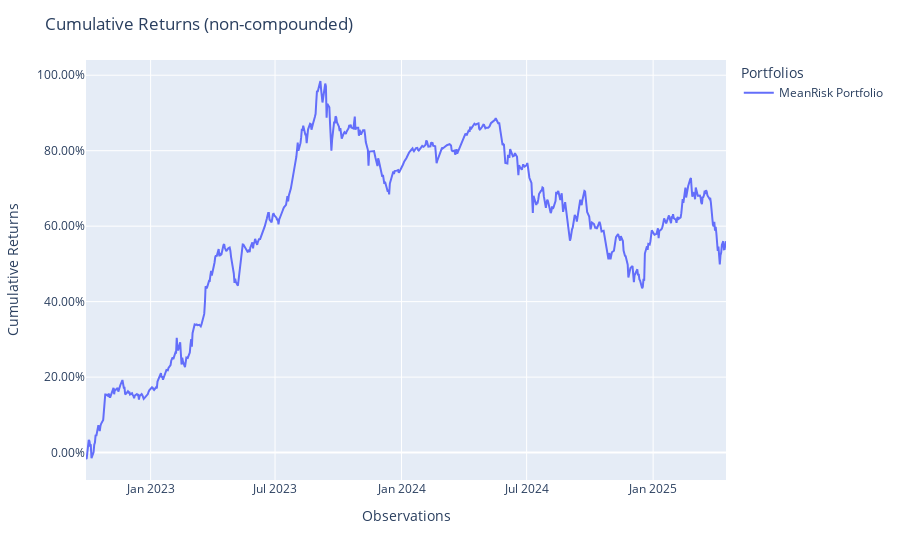
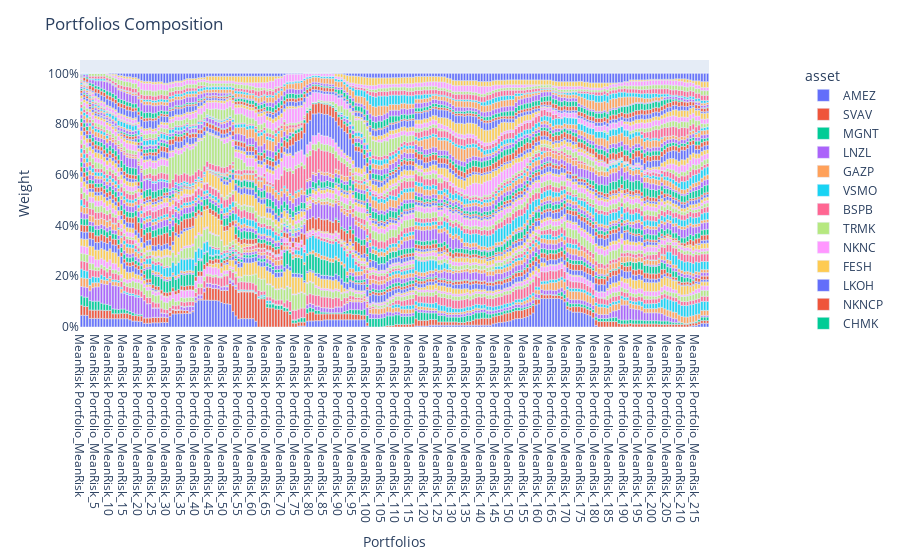

The notebook cell saved with these charts, in order:
### Code cell
# Общие параметры
#Best parameters: {'l1_coef': 1.132971953693404e-05, 'l2_coef': 1.4258748847106347e-05, 'holding_period': 6, 'fitting_period': 95}
common_params = {
    'transaction_costs': transaction_costs,
    #'l1_coef': 0.0023162754506576176,
    'l2_coef': 0.09764064961117494
}

# Параметры для MeanRisk
mean_risk_params = {
    **common_params,
    'objective_function': ObjectiveFunction.MAXIMIZE_RETURN
}

# Запуск MeanRisk стратегии
mean_risk_portfolio, _ = run_dynamic_strategy(
    X_test=X_test,
    X_train=X_train,
    transaction_costs=transaction_costs,
    model_class=MeanRisk,
    model_params=mean_risk_params,
    holding_period=3, fitting_period=64,
    portfolio_name="MeanRisk Portfolio"
)

# Запуск MaximumDiversification стратегии
max_div_portfolio, _ = run_dynamic_strategy(
    X_test=X_test,
    X_train=X_train,
    transaction_costs=transaction_costs,
    model_class=MaximumDiversification,
    model_params=common_params,
    holding_period=3, fitting_period=64,
    portfolio_name="MaxDiversification Portfolio"
)

### Figure 1 — Plotly figure (JSON) as saved in the notebook; plotly's stock layout.template omitted (floating-point values rounded to 4 significant figures; data arrays with more than 128 entries replaced by an {"elided": "..."} marker saying what was removed)
{"data": [{"hovertemplate": "variable=MeanRisk Portfolio<br>index=%{x}<br>value=%{y}<extra></extra>", "legendgroup": "MeanRisk Portfolio", "line": {"color": "#636efa", "dash": "solid"}, "marker": {"symbol": "circle"}, "mode": "lines", "name": "MeanRisk Portfolio", "orientation": "v", "showlegend": true, "type": "scatter", "x": {"elided": "660 str values"}, "xaxis": "x", "y": {"elided": "660 float values"}, "yaxis": "y"}], "layout": {"legend": {"title": {"text": "Portfolios"}, "tracegroupgap": 0}, "margin": {"t": 60}, "title": {"text": "Cumulative Returns (non-compounded)"}, "xaxis": {"anchor": "y", "domain": [0, 1], "title": {"text": "Observations"}}, "yaxis": {"anchor": "x", "domain": [0, 1], "tickformat": ".2%", "title": {"text": "Cumulative Returns"}}}}

### Figure 2 — Plotly figure (JSON) as saved in the notebook; plotly's stock layout.template omitted (floating-point values rounded to 4 significant figures; data arrays with more than 128 entries replaced by an {"elided": "..."} marker saying what was removed)
{"data": [{"alignmentgroup": "True", "hovertemplate": "asset=AMEZ<br>index=%{x}<br>value=%{y}<extra></extra>", "legendgroup": "AMEZ", "marker": {"color": "#636efa", "pattern": {"shape": ""}}, "name": "AMEZ", "offsetgroup": "AMEZ", "orientation": "v", "showlegend": true, "textposition": "auto", "type": "bar", "x": {"elided": "220 str values"}, "xaxis": "x", "y": {"elided": "220 float values"}, "yaxis": "y"}, {"alignmentgroup": "True", "hovertemplate": "asset=SVAV<br>index=%{x}<br>value=%{y}<extra></extra>", "legendgroup": "SVAV", "marker": {"color": "#EF553B", "pattern": {"shape": ""}}, "name": "SVAV", "offsetgroup": "SVAV", "orientation": "v", "showlegend": true, "textposition": "auto", "type": "bar", "x": {"elided": "220 str values"}, "xaxis": "x", "y": {"elided": "220 float values"}, "yaxis": "y"}, {"alignmentgroup": "True", "hovertemplate": "asset=MGNT<br>index=%{x}<br>value=%{y}<extra></extra>", "legendgroup": "MGNT", "marker": {"color": "#00cc96", "pattern": {"shape": ""}}, "name": "MGNT", "offsetgroup": "MGNT", "orientation": "v", "showlegend": true, "textposition": "auto", "type": "bar", "x": {"elided": "220 str values"}, "xaxis": "x", "y": {"elided": "220 float values"}, "yaxis": "y"}, {"alignmentgroup": "True", "hovertemplate": "asset=LNZL<br>index=%{x}<br>value=%{y}<extra></extra>", "legendgroup": "LNZL", "marker": {"color": "#ab63fa", "pattern": {"shape": ""}}, "name": "LNZL", "offsetgroup": "LNZL", "orientation": "v", "showlegend": true, "textposition": "auto", "type": "bar", "x": {"elided": "220 str values"}, "xaxis": "x", "y": {"elided": "220 float values"}, "yaxis": "y"}, {"alignmentgroup": "True", "hovertemplate": "asset=GAZP<br>index=%{x}<br>value=%{y}<extra></extra>", "legendgroup": "GAZP", "marker": {"color": "#FFA15A", "pattern": {"shape": ""}}, "name": "GAZP", "offsetgroup": "GAZP", "orientation": "v", "showlegend": true, "textposition": "auto", "type": "bar", "x": {"elided": "220 str values"}, "xaxis": "x", "y": {"elided": "220 float values"}, "yaxis": "y"}, {"alignmentgroup": "True", "hovertemplate": "asset=VSMO<br>index=%{x}<br>value=%{y}<extra></extra>", "legendgroup": "VSMO", "marker": {"color": "#19d3f3", "pattern": {"shape": ""}}, "name": "VSMO", "offsetgroup": "VSMO", "orientation": "v", "showlegend": true, "textposition": "auto", "type": "bar", "x": {"elided": "220 str values"}, "xaxis": "x", "y": {"elided": "220 float values"}, "yaxis": "y"}, {"alignmentgroup": "True", "hovertemplate": "asset=BSPB<br>index=%{x}<br>value=%{y}<extra></extra>", "legendgroup": "BSPB", "marker": {"color": "#FF6692", "pattern": {"shape": ""}}, "name": "BSPB", "offsetgroup": "BSPB", "orientation": "v", "showlegend": true, "textposition": "auto", "type": "bar", "x": {"elided": "220 str values"}, "xaxis": "x", "y": {"elided": "220 float values"}, "yaxis": "y"}, {"alignmentgroup": "True", "hovertemplate": "asset=TRMK<br>index=%{x}<br>value=%{y}<extra></extra>", "legendgroup": "TRMK", "marker": {"color": "#B6E880", "pattern": {"shape": ""}}, "name": "TRMK", "offsetgroup": "TRMK", "orientation": "v", "showlegend": true, "textposition": "auto", "type": "bar", "x": {"elided": "220 str values"}, "xaxis": "x", "y": {"elided": "220 float values"}, "yaxis": "y"}, {"alignmentgroup": "True", "hovertemplate": "asset=NKNC<br>index=%{x}<br>value=%{y}<extra></extra>", "legendgroup": "NKNC", "marker": {"color": "#FF97FF", "pattern": {"shape": ""}}, "name": "NKNC", "offsetgroup": "NKNC", "orientation": "v", "showlegend": true, "textposition": "auto", "type": "bar", "x": {"elided": "220 str values"}, "xaxis": "x", "y": {"elided": "220 float values"}, "yaxis": "y"}, {"alignmentgroup": "True", "hovertemplate": "asset=FESH<br>index=%{x}<br>value=%{y}<extra></extra>", "legendgroup": "FESH", "marker": {"color": "#FECB52", "pattern": {"shape": ""}}, "name": "FESH", "offsetgroup": "FESH", "orientation": "v", "showlegend": true, "textposition": "auto", "type": "bar", "x": {"elided": "220 str values"}, "xaxis": "x", "y": {"elided": "220 float values"}, "yaxis": "y"}, {"alignmentgroup": "True", "hovertemplate": "asset=LKOH<br>index=%{x}<br>value=%{y}<extra></extra>", "legendgroup": "LKOH", "marker": {"color": "#636efa", "pattern": {"shape": ""}}, "name": "LKOH", "offsetgroup": "LKOH", "orientation": "v", "showlegend": true, "textposition": "auto", "type": "bar", "x": {"elided": "220 str values"}, "xaxis": "x", "y": {"elided": "220 float values"}, "yaxis": "y"}, {"alignmentgroup": "True", "hovertemplate": "asset=NKNCP<br>index=%{x}<br>value=%{y}<extra></extra>", "legendgroup": "NKNCP", "marker": {"color": "#EF553B", "pattern": {"shape": ""}}, "name": "NKNCP", "offsetgroup": "NKNCP", "orientation": "v", "showlegend": true, "textposition": "auto", "type": "bar", "x": {"elided": "220 str values"}, "xaxis": "x", "y": {"elided": "220 float values"}, "yaxis": "y"}, {"alignmentgroup": "True", "hovertemplate": "asset=CHMK<br>index=%{x}<br>value=%{y}<extra></extra>", "legendgroup": "CHMK", "marker": {"color": "#00cc96", "pattern": {"shape": ""}}, "name": "CHMK", "offsetgroup": "CHMK", "orientation": "v", "showlegend": true, "textposition": "auto", "type": "bar", "x": {"elided": "220 str values"}, "xaxis": "x", "y": {"elided": "220 float values"}, "yaxis": "y"}, {"alignmentgroup": "True", "hovertemplate": "asset=RTKMP<br>index=%{x}<br>value=%{y}<extra></extra>", "legendgroup": "RTKMP", "marker": {"color": "#ab63fa", "pattern": {"shape": ""}}, "name": "RTKMP", "offsetgroup": "RTKMP", "orientation": "v", "showlegend": true, "textposition": "auto", "type": "bar", "x": {"elided": "220 str values"}, "xaxis": "x", "y": {"elided": "220 float values"}, "yaxis": "y"}, {"alignmentgroup": "True", "hovertemplate": "asset=MSRS<br>index=%{x}<br>value=%{y}<extra></extra>", "legendgroup": "MSRS", "marker": {"color": "#FFA15A", "pattern": {"shape": ""}}, "name": "MSRS", "offsetgroup": "MSRS", "orientation": "v", "showlegend": true, "textposition": "auto", "type": "bar", "x": {"elided": "220 str values"}, "xaxis": "x", "y": {"elided": "220 float values"}, "yaxis": "y"}, {"alignmentgroup": "True", "hovertemplate": "asset=IRKT<br>index=%{x}<br>value=%{y}<extra></extra>", "legendgroup": "IRKT", "marker": {"color": "#19d3f3", "pattern": {"shape": ""}}, "name": "IRKT", "offsetgroup": "IRKT", "orientation": "v", "showlegend": true, "textposition": "auto", "type": "bar", "x": {"elided": "220 str values"}, "xaxis": "x", "y": {"elided": "220 float values"}, "yaxis": "y"}, {"alignmentgroup": "True", "hovertemplate": "asset=NVTK<br>index=%{x}<br>value=%{y}<extra></extra>", "legendgroup": "NVTK", "marker": {"color": "#FF6692", "pattern": {"shape": ""}}, "name": "NVTK", "offsetgroup": "NVTK", "orientation": "v", "showlegend": true, "textposition": "auto", "type": "bar", "x": {"elided": "220 str values"}, "xaxis": "x", "y": {"elided": "220 float values"}, "yaxis": "y"}, {"alignmentgroup": "True", "hovertemplate": "asset=ABIO<br>index=%{x}<br>value=%{y}<extra></extra>", "legendgroup": "ABIO", "marker": {"color": "#B6E880", "pattern": {"shape": ""}}, "name": "ABIO", "offsetgroup": "ABIO", "orientation": "v", "showlegend": true, "textposition": "auto", "type": "bar", "x": {"elided": "220 str values"}, "xaxis": "x", "y": {"elided": "220 float values"}, "yaxis": "y"}, {"alignmentgroup": "True", "hovertemplate": "asset=APTK<br>index=%{x}<br>value=%{y}<extra></extra>", "legendgroup": "APTK", "marker": {"color": "#FF97FF", "pattern": {"shape": ""}}, "name": "APTK", "offsetgroup": "APTK", "orientation": "v", "showlegend": true, "textposition": "auto", "type": "bar", "x": {"elided": "220 str values"}, "xaxis": "x", "y": {"elided": "220 float values"}, "yaxis": "y"}, {"alignmentgroup": "True", "hovertemplate": "asset=LNZLP<br>index=%{x}<br>value=%{y}<extra></extra>", "legendgroup": "LNZLP", "marker": {"color": "#FECB52", "pattern": {"shape": ""}}, "name": "LNZLP", "offsetgroup": "LNZLP", "orientation": "v", "showlegend": true, "textposition": "auto", "type": "bar", "x": {"elided": "220 str values"}, "xaxis": "x", "y": {"elided": "220 float values"}, "yaxis": "y"}, {"alignmentgroup": "True", "hovertemplate": "asset=AKRN<br>index=%{x}<br>value=%{y}<extra></extra>", "legendgroup": "AKRN", "marker": {"color": "#636efa", "pattern": {"shape": ""}}, "name": "AKRN", "offsetgroup": "AKRN", "orientation": "v", "showlegend": true, "textposition": "auto", "type": "bar", "x": {"elided": "220 str values"}, "xaxis": "x", "y": {"elided": "220 float values"}, "yaxis": "y"}, {"alignmentgroup": "True", "hovertemplate": "asset=MRKK<br>index=%{x}<br>value=%{y}<extra></extra>", "legendgroup": "MRKK", "marker": {"color": "#EF553B", "pattern": {"shape": ""}}, "name": "MRKK", "offsetgroup": "MRKK", "orientation": "v", "showlegend": true, "textposition": "auto", "type": "bar", "x": {"elided": "220 str values"}, "xaxis": "x", "y": {"elided": "220 float values"}, "yaxis": "y"}, {"alignmentgroup": "True", "hovertemplate": "asset=SBER<br>index=%{x}<br>value=%{y}<extra></extra>", "legendgroup": "SBER", "marker": {"color": "#00cc96", "pattern": {"shape": ""}}, "name": "SBER", "offsetgroup": "SBER", "orientation": "v", "showlegend": true, "textposition": "auto", "type": "bar", "x": {"elided": "220 str values"}, "xaxis": "x", "y": {"elided": "220 float values"}, "yaxis": "y"}, {"alignmentgroup": "True", "hovertemplate": "asset=MRKY<br>index=%{x}<br>value=%{y}<extra></extra>", "legendgroup": "MRKY", "marker": {"color": "#ab63fa", "pattern": {"shape": ""}}, "name": "MRKY", "offsetgroup": "MRKY", "orientation": "v", "showlegend": true, "textposition": "auto", "type": "bar", "x": {"elided": "220 str values"}, "xaxis": "x", "y": {"elided": "220 float values"}, "yaxis": "y"}, {"alignmentgroup": "True", "hovertemplate": "asset=FEES<br>index=%{x}<br>value=%{y}<extra></extra>", "legendgroup": "FEES", "marker": {"color": "#FFA15A", "pattern": {"shape": ""}}, "name": "FEES", "offsetgroup": "FEES", "orientation": "v", "showlegend": true, "textposition": "auto", "type": "bar", "x": {"elided": "220 str values"}, "xaxis": "x", "y": {"elided": "220 float values"}, "yaxis": "y"}, {"alignmentgroup": "True", "hovertemplate": "asset=AFLT<br>index=%{x}<br>value=%{y}<extra></extra>", "legendgroup": "AFLT", "marker": {"color": "#19d3f3", "pattern": {"shape": ""}}, "name": "AFLT", "offsetgroup": "AFLT", "orientation": "v", "showlegend": true, "textposition": "auto", "type": "bar", "x": {"elided": "220 str values"}, "xaxis": "x", "y": {"elided": "220 float values"}, "yaxis": "y"}, {"alignmentgroup": "True", "hovertemplate": "asset=SBERP<br>index=%{x}<br>value=%{y}<extra></extra>", "legendgroup": "SBERP", "marker": {"color": "#FF6692", "pattern": {"shape": ""}}, "name": "SBERP", "offsetgroup": "SBERP", "orientation": "v", "showlegend": true, "textposition": "auto", "type": "bar", "x": {"elided": "220 str values"}, "xaxis": "x", "y": {"elided": "220 float values"}, "yaxis": "y"}, {"alignmentgroup": "True", "hovertemplate": "asset=TATNP<br>index=%{x}<br>value=%{y}<extra></extra>", "legendgroup": "TATNP", "marker": {"color": "#B6E880", "pattern": {"shape": ""}}, "name": "TATNP", "offsetgroup": "TATNP", "orientation": "v", "showlegend": true, "textposition": "auto", "type": "bar", "x": {"elided": "220 str values"}, "xaxis": "x", "y": {"elided": "220 float values"}, "yaxis": "y"}, {"alignmentgroup": "True", "hovertemplate": "asset=GCHE<br>index=%{x}<br>value=%{y}<extra></extra>", "legendgroup": "GCHE", "marker": {"color": "#FF97FF", "pattern": {"shape": ""}}, "name": "GCHE", "offsetgroup": "GCHE", "orientation": "v", "showlegend": true, "textposition": "auto", "type": "bar", "x": {"elided": "220 str values"}, "xaxis": "x", "y": {"elided": "220 float values"}, "yaxis": "y"}, {"alignmentgroup": "True", "hovertemplate": "asset=KMAZ<br>index=%{x}<br>value=%{y}<extra></extra>", "legendgroup": "KMAZ", "marker": {"color": "#FECB52", "pattern": {"shape": ""}}, "name": "KMAZ", "offsetgroup": "KMAZ", "orientation": "v", "showlegend": true, "textposition": "auto", "type": "bar", "x": {"elided": "220 str values"}, "xaxis": "x", "y": {"elided": "220 float values"}, "yaxis": "y"}, {"alignmentgroup": "True", "hovertemplate": "asset=VTBR<br>index=%{x}<br>value=%{y}<extra></extra>", "legendgroup": "VTBR", "marker": {"color": "#636efa", "pattern": {"shape": ""}}, "name": "VTBR", "offsetgroup": "VTBR", "orientation": "v", "showlegend": true, "textposition": "auto", "type": "bar", "x": {"elided": "220 str values"}, "xaxis": "x", "y": {"elided": "220 float values"}, "yaxis": "y"}, {"alignmentgroup": "True", "hovertemplate": "asset=HYDR<br>index=%{x}<br>value=%{y}<extra></extra>", "legendgroup": "HYDR", "marker": {"color": "#EF553B", "pattern": {"shape": ""}}, "name": "HYDR", "offsetgroup": "HYDR", "orientation": "v", "showlegend": true, "textposition": "auto", "type": "bar", "x": {"elided": "220 str values"}, "xaxis": "x", "y": {"elided": "220 float values"}, "yaxis": "y"}, {"alignmentgroup": "True", "hovertemplate": "asset=MRKC<br>index=%{x}<br>value=%{y}<extra></extra>", "legendgroup": "MRKC", "marker": {"color": "#00cc96", "pattern": {"shape": ""}}, "name": "MRKC", "offsetgroup": "MRKC", "orientation": "v", "showlegend": true, "textposition": "auto", "type": "bar", "x": {"elided": "220 str values"}, "xaxis": "x", "y": {"elided": "220 float values"}, "yaxis": "y"}, {"alignmentgroup": "True", "hovertemplate": "asset=MRKP<br>index=%{x}<br>value=%{y}<extra></extra>", "legendgroup": "MRKP", "marker": {"color": "#ab63fa", "pattern": {"shape": ""}}, "name": "MRKP", "offsetgroup": "MRKP", "orientation": "v", "showlegend": true, "textposition": "auto", "type": "bar", "x": {"elided": "220 str values"}, "xaxis": "x", "y": {"elided": "220 float values"}, "yaxis": "y"}, {"alignmentgroup": "True", "hovertemplate": "asset=TATN<br>index=%{x}<br>value=%{y}<extra></extra>", "legendgroup": "TATN", "marker": {"color": "#FFA15A", "pattern": {"shape": ""}}, "name": "TATN", "offsetgroup": "TATN", "orientation": "v", "showlegend": true, "textposition": "auto", "type": "bar", "x": {"elided": "220 str values"}, "xaxis": "x", "y": {"elided": "220 float values"}, "yaxis": "y"}, {"alignmentgroup": "True", "hovertemplate": "asset=MVID<br>index=%{x}<br>value=%{y}<extra></extra>", "legendgroup": "MVID", "marker": {"color": "#19d3f3", "pattern": {"shape": ""}}, "name": "MVID", "offsetgroup": "MVID", "orientation": "v", "showlegend": true, "textposition": "auto", "type": "bar", "x": {"elided": "220 str values"}, "xaxis": "x", "y": {"elided": "220 float values"}, "yaxis": "y"}, {"alignmentgroup": "True", "hovertemplate": "asset=TGKB<br>index=%{x}<br>value=%{y}<extra></extra>", "legendgroup": "TGKB", "marker": {"color": "#FF6692", "pattern": {"shape": ""}}, "name": "TGKB", "offsetgroup": "TGKB", "orientation": "v", "showlegend": true, "textposition": "auto", "type": "bar", "x": {"elided": "220 str values"}, "xaxis": "x", "y": {"elided": "220 float values"}, "yaxis": "y"}, {"alignmentgroup": "True", "hovertemplate": "asset=BLNG<br>index=%{x}<br>value=%{y}<extra></extra>", "legendgroup": "BLNG", "marker": {"color": "#B6E880", "pattern": {"shape": ""}}, "name": "BLNG", "offsetgroup": "BLNG", "orientation": "v", "showlegend": true, "textposition": "auto", "type": "bar", "x": {"elided": "220 str values"}, "xaxis": "x", "y": {"elided": "220 float values"}, "yaxis": "y"}, {"alignmentgroup": "True", "hovertemplate": "asset=MRKU<br>index=%{x}<br>value=%{y}<extra></extra>", "legendgroup": "MRKU", "marker": {"color": "#FF97FF", "pattern": {"shape": ""}}, "name": "MRKU", "offsetgroup": "MRKU", "orientation": "v", "showlegend": true, "textposition": "auto", "type": "bar", "x": {"elided": "220 str values"}, "xaxis": "x", "y": {"elided": "220 float values"}, "yaxis": "y"}, {"alignmentgroup": "True", "hovertemplate": "asset=RTKM<br>index=%{x}<br>value=%{y}<extra></extra>", "legendgroup": "RTKM", "marker": {"color": "#FECB52", "pattern": {"shape": ""}}, "name": "RTKM", "offsetgroup": "RTKM", "orientation": "v", "showlegend": true, "textposition": "auto", "type": "bar", "x": {"elided": "220 str values"}, "xaxis": "x", "y": {"elided": "220 float values"}, "yaxis": "y"}, {"alignmentgroup": "True", "hovertemplate": "asset=MRKZ<br>index=%{x}<br>value=%{y}<extra></extra>", "legendgroup": "MRKZ", "marker": {"color": "#636efa", "pattern": {"shape": ""}}, "name": "MRKZ", "offsetgroup": "MRKZ", "orientation": "v", "showlegend": true, "textposition": "auto", "type": "bar", "x": {"elided": "220 str values"}, "xaxis": "x", "y": {"elided": "220 float values"}, "yaxis": "y"}, {"alignmentgroup": "True", "hovertemplate": "asset=MRKV<br>index=%{x}<br>value=%{y}<extra></extra>", "legendgroup": "MRKV", "marker": {"color": "#EF553B", "pattern": {"shape": ""}}, "name": "MRKV", "offsetgroup": "MRKV", "orientation": "v", "showlegend": true, "textposition": "auto", "type": "bar", "x": {"elided": "220 str values"}, "xaxis": "x", "y": {"elided": "220 float values"}, "yaxis": "y"}, {"alignmentgroup": "True", "hovertemplate": "asset=SNGS<br>index=%{x}<br>value=%{y}<extra></extra>", "legendgroup": "SNGS", "marker": {"color": "#00cc96", "pattern": {"shape": ""}}, "name": "SNGS", "offsetgroup": "SNGS", "orientation": "v", "showlegend": true, "textposition": "auto", "type": "bar", "x": {"elided": "220 str values"}, "xaxis": "x", "y": {"elided": "220 float values"}, "yaxis": "y"}, {"alignmentgroup": "True", "hovertemplate": "asset=MSNG<br>index=%{x}<br>value=%{y}<extra></extra>", "legendgroup": "MSNG", "marker": {"color": "#ab63fa", "pattern": {"shape": ""}}, "name": "MSNG", "offsetgroup": "MSNG", "orientation": "v", "showlegend": true, "textposition": "auto", "type": "bar", "x": {"elided": "220 str values"}, "xaxis": "x", "y": {"elided": "220 float values"}, "yaxis": "y"}, {"alignmentgroup": "True", "hovertemplate": "asset=LSRG<br>index=%{x}<br>value=%{y}<extra></extra>", "legendgroup": "LSRG", "marker": {"color": "#FFA15A", "pattern": {"shape": ""}}, "name": "LSRG", "offsetgroup": "LSRG", "orientation": "v", "showlegend": true, "textposition": "auto", "type": "bar", "x": {"elided": "220 str values"}, "xaxis": "x", "y": {"elided": "220 float values"}, "yaxis": "y"}, {"alignmentgroup": "True", "hovertemplate": "asset=IRAO<br>index=%{x}<br>value=%{y}<extra></extra>", "legendgroup": "IRAO", "marker": {"color": "#19d3f3", "pattern": {"shape": ""}}, "name": "IRAO", "offsetgroup": "IRAO", "orientation": "v", "showlegend": true, "textposition": "auto", "type": "bar", "x": {"elided": "220 str values"}, "xaxis": "x", "y": {"elided": "220 float values"}, "yaxis": "y"}, {"alignmentgroup": "True", "hovertemplate": "asset=PIKK<br>index=%{x}<br>value=%{y}<extra></extra>", "legendgroup": "PIKK", "marker": {"color": "#FF6692", "pattern": {"shape": ""}}, "name": "PIKK", "offsetgroup": "PIKK", "orientation": "v", "showlegend": true, "textposition": "auto", "type": "bar", "x": {"elided": "220 str values"}, "xaxis": "x", "y": {"elided": "220 float values"}, "yaxis": "y"}, {"alignmentgroup": "True", "hovertemplate": "asset=MTLR<br>index=%{x}<br>value=%{y}<extra></extra>", "legendgroup": "MTLR", "marker": {"color": "#B6E880", "pattern": {"shape": ""}}, "name": "MTLR", "offsetgroup": "MTLR", "orientation": "v", "showlegend": true, "textposition": "auto", "type": "bar", "x": {"elided": "220 str values"}, "xaxis": "x", "y": {"elided": "220 float values"}, "yaxis": "y"}, {"alignmentgroup": "True", "hovertemplate": "asset=NMTP<br>index=%{x}<br>value=%{y}<extra></extra>", "legendgroup": "NMTP", "marker": {"color": "#FF97FF", "pattern": {"shape": ""}}, "name": "NMTP", "offsetgroup": "NMTP", "orientation": "v", "showlegend": true, "textposition": "auto", "type": "bar", "x": {"elided": "220 str values"}, "xaxis": "x", "y": {"elided": "220 float values"}, "yaxis": "y"}, {"alignmentgroup": "True", "hovertemplate": "asset=AFKS<br>index=%{x}<br>value=%{y}<extra></extra>", "legendgroup": "AFKS", "marker": {"color": "#FECB52", "pattern": {"shape": ""}}, "name": "AFKS", "offsetgroup": "AFKS", "orientation": "v", "showlegend": true, "textposition": "auto", "type": "bar", "x": {"elided": "220 str values"}, "xaxis": "x", "y": {"elided": "220 float values"}, "yaxis": "y"}, {"alignmentgroup": "True", "hovertemplate": "asset=CHMF<br>index=%{x}<br>value=%{y}<extra></extra>", "legendgroup": "CHMF", "marker": {"color": "#636efa", "pattern": {"shape": ""}}, "name": "CHMF", "offsetgroup": "CHMF", "orientation": "v", "showlegend": true, "textposition": "auto", "type": "bar", "x": {"elided": "220 str values"}, "xaxis": "x", "y": {"elided": "220 float values"}, "yaxis": "y"}, {"alignmentgroup": "True", "hovertemplate": "asset=TGKA<br>index=%{x}<br>value=%{y}<extra></extra>", "legendgroup": "TGKA", "marker": {"color": "#EF553B", "pattern": {"shape": ""}}, "name": "TGKA", "offsetgroup": "TGKA", "orientation": "v", "showlegend": true, "textposition": "auto", "type": "bar", "x": {"elided": "220 str values"}, "xaxis": "x", "y": {"elided": "220 float values"}, "yaxis": "y"}, {"alignmentgroup": "True", "hovertemplate": "asset=ROSN<br>index=%{x}<br>value=%{y}<extra></extra>", "legendgroup": "ROSN", "marker": {"color": "#00cc96", "pattern": {"shape": ""}}, "name": "ROSN", "offsetgroup": "ROSN", "orientation": "v", "showlegend": true, "textposition": "auto", "type": "bar", "x": {"elided": "220 str values"}, "xaxis": "x", "y": {"elided": "220 float values"}, "yaxis": "y"}, {"alignmentgroup": "True", "hovertemplate": "asset=MAGN<br>index=%{x}<br>value=%{y}<extra></extra>", "legendgroup": "MAGN", "marker": {"color": "#ab63fa", "pattern": {"shape": ""}}, "name": "MAGN", "offsetgroup": "MAGN", "orientation": "v", "showlegend": true, "textposition": "auto", "type": "bar", "x": {"elided": "220 str values"}, "xaxis": "x", "y": {"elided": "220 float values"}, "yaxis": "y"}, {"alignmentgroup": "True", "hovertemplate": "asset=SNGSP<br>index=%{x}<br>value=%{y}<extra></extra>", "legendgroup": "SNGSP", "marker": {"color": "#FFA15A", "pattern": {"shape": ""}}, "name": "SNGSP", "offsetgroup": "SNGSP", "orientation": "v", "showlegend": true, "textposition": "auto", "type": "bar", "x": {"elided": "220 str values"}, "xaxis": "x", "y": {"elided": "220 float values"}, "yaxis": "y"}, {"alignmentgroup": "True", "hovertemplate": "asset=RASP<br>index=%{x}<br>value=%{y}<extra></extra>", "legendgroup": "RASP", "marker": {"color": "#19d3f3", "pattern": {"shape": ""}}, "name": "RASP", "offsetgroup": "RASP", "orientation": "v", "showlegend": true, "textposition": "auto", "type": "bar", "x": {"elided": "220 str values"}, "xaxis": "x", "y": {"elided": "220 float values"}, "yaxis": "y"}, {"alignmentgroup": "True", "hovertemplate": "asset=MTSS<br>index=%{x}<br>value=%{y}<extra></extra>", "legendgroup": "MTSS", "marker": {"color": "#FF6692", "pattern": {"shape": ""}}, "name": "MTSS", "offsetgroup": "MTSS", "orientation": "v", "showlegend": true, "textposition": "auto", "type": "bar", "x": {"elided": "220 str values"}, "xaxis": "x", "y": {"elided": "220 float values"}, "yaxis": "y"}, {"alignmentgroup": "True", "hovertemplate": "asset=OGKB<br>index=%{x}<br>value=%{y}<extra></extra>", "legendgroup": "OGKB", "marker": {"color": "#B6E880", "pattern": {"shape": ""}}, "name": "OGKB", "offsetgroup": "OGKB", "orientation": "v", "showlegend": true, "textposition": "auto", "type": "bar", "x": {"elided": "220 str values"}, "xaxis": "x", "y": {"elided": "220 float values"}, "yaxis": "y"}, {"alignmentgroup": "True", "hovertemplate": "asset=NLMK<br>index=%{x}<br>value=%{y}<extra></extra>", "legendgroup": "NLMK", "marker": {"color": "#FF97FF", "pattern": {"shape": ""}}, "name": "NLMK", "offsetgroup": "NLMK", "orientation": "v", "showlegend": true, "textposition": "auto", "type": "bar", "x": {"elided": "220 str values"}, "xaxis": "x", "y": {"elided": "220 float values"}, "yaxis": "y"}, {"alignmentgroup": "True", "hovertemplate": "asset=TRNFP<br>index=%{x}<br>value=%{y}<extra></extra>", "legendgroup": "TRNFP", "marker": {"color": "#FECB52", "pattern": {"shape": ""}}, "name": "TRNFP", "offsetgroup": "TRNFP", "orientation": "v", "showlegend": true, "textposition": "auto", "type": "bar", "x": {"elided": "220 str values"}, "xaxis": "x", "y": {"elided": "220 float values"}, "yaxis": "y"}, {"alignmentgroup": "True", "hovertemplate": "asset=PLZL<br>index=%{x}<br>value=%{y}<extra></extra>", "legendgroup": "PLZL", "marker": {"color": "#636efa", "pattern": {"shape": ""}}, "name": "PLZL", "offsetgroup": "PLZL", "orientation": "v", "showlegend": true, "textposition": "auto", "type": "bar", "x": {"elided": "220 str values"}, "xaxis": "x", "y": {"elided": "220 float values"}, "yaxis": "y"}], "layout": {"barmode": "relative", "legend": {"title": {"text": "asset"}, "tracegroupgap": 0, "x": 1.15, "xanchor": "left", "y": 0.99, "yanchor": "top"}, "margin": {"t": 60}, "title": {"text": "Portfolios Composition"}, "xaxis": {"anchor": "y", "domain": [0, 1], "title": {"text": "Portfolios"}}, "yaxis": {"anchor": "x", "domain": [0, 1], "tickformat": ",.0%", "title": {"text": "Weight"}}}}
